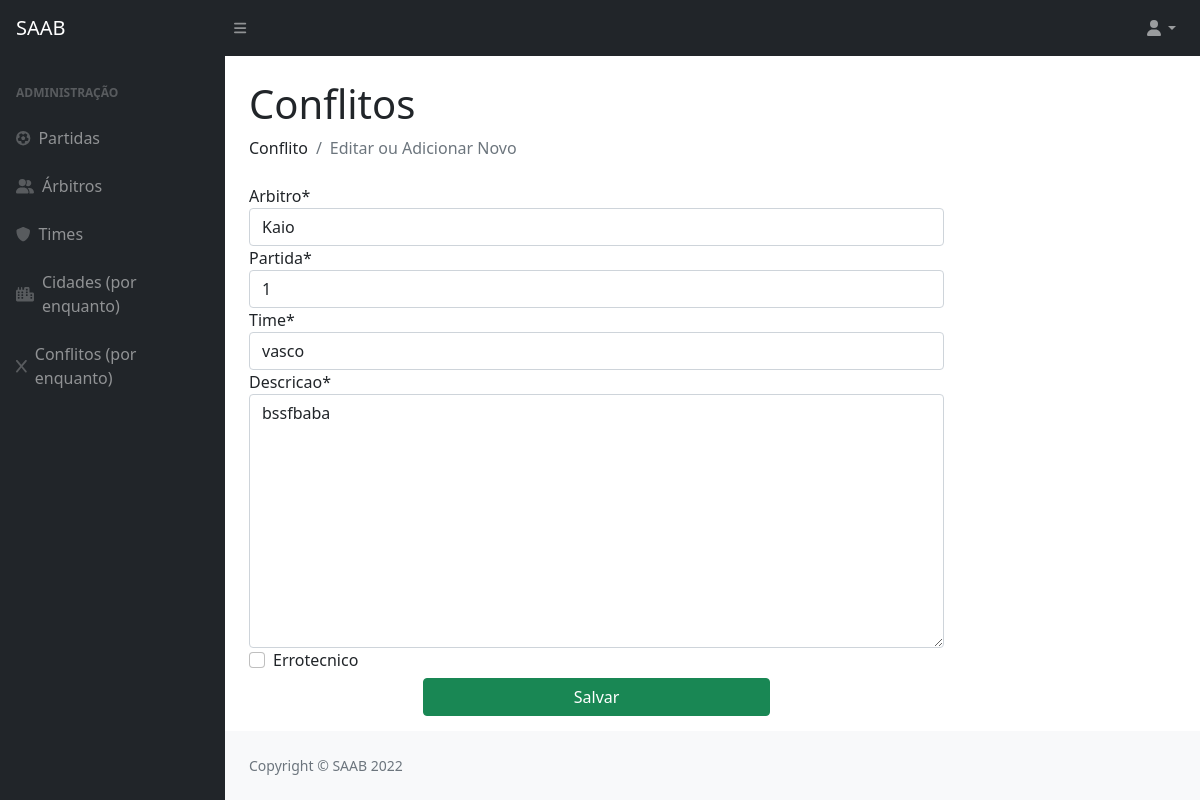
The app's page /updateConflito/1/ with its own data.
### privado/models.py (models this page shows)
class Conflito(models.Model):
    codigo = models.AutoField(primary_key=True)
    partida = models.ForeignKey(Partida, on_delete=models.CASCADE)
    arbitro = models.ForeignKey(Arbitro, on_delete=models.CASCADE)
    time = models.ForeignKey(Time, on_delete=models.CASCADE)
    descricao = models.TextField(max_length=260)
    errotecnico = models.BooleanField()

### privado/views.py (the view)
# urls.py: path('updateConflito/<int:id>/', updateConflito, name="url_updateConflito"),
def updateConflito(request, id):
    aval = Conflito.objects.get(pk=id)
    formConflito = ConflitoForm(request.POST or None, instance=aval)
    if formConflito.is_valid():
        formConflito.save()
        return redirect("/conflitos")
    pacote = {"form": formConflito}
    return render(request, "SAAB/formConflito.html", pacote)

### privado/form.py
class ConflitoForm(ModelForm):
    class Meta:
        model = Conflito
        fields = ["codigo", "arbitro", "partida", "time", "descricao", "errotecnico"]

### privado/models.py (called while the page is built)
    def __str__(self):
        return (self.nome)

    def __str__(self):
        return (self.nome)

    def __str__(self):
        return str(self.codigo)

### privado/templates/SAAB/formConflito.html (shortened to what this page needs)
{% extends 'SAAB/layout.html' %}
{% block conteudo %}
{% load static %}
{% load crispy_forms_tags %}
<!DOCTYPE html>
<html lang="en">
  <head>
    <head>
    </head>
  </head>
  <body>
    <h1 class="mt-4">Conflitos</h1>
    <ol class="breadcrumb mb-4">
      <li class="breadcrumb-item">Conflito</li>
      <li class="breadcrumb-item active">Editar ou Adicionar Novo</li>
    </ol>
    <form method="POST" class="w-75">
      {% csrf_token %} {{form|crispy}}
      <div class="w-100 text-center">
        <button type="submit" class="w-50 mt-1 btn btn-success">Salvar</button>
      </div>
    </form>
  </body>
</html>
{% endblock %}

### records on screen
Conflito: arbitro "Kaio", partida "1", time "vasco", descricao "bssfbaba"
